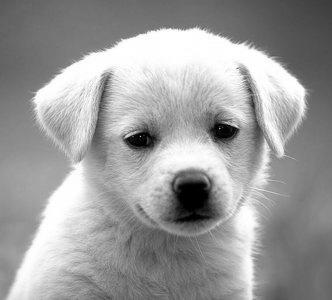
#> input picture Experiment 4 - Solutions by students/omdeep_katariya/grayscale_img.jpg, 332 x 300 px
$ python main.py
#> lines starting #> are read from the running program, lines starting #| are printed output that depends on the picture
import cv2
import numpy as np
import matplotlib.pyplot as plt

# Step 1: Load image in grayscale
image = cv2.imread("grayscale_img.jpg", cv2.IMREAD_GRAYSCALE)
#> image is the input picture: shape (300, 332); min 0, max 255, mean 155.7

if image is None:
    print("Image not found!")
    exit()

# Step 2: Compute DFT
dft = cv2.dft(np.float32(image), flags=cv2.DFT_COMPLEX_OUTPUT)

# Step 3: Shift zero frequency to the center
dft_shift = np.fft.fftshift(dft)

# Step 4: Calculate magnitude spectrum
magnitude = cv2.magnitude(dft_shift[:, :, 0], dft_shift[:, :, 1])
magnitude_spectrum = 20 * np.log(magnitude + 1)
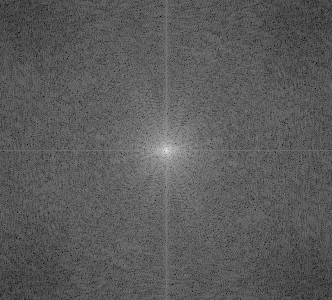
#> magnitude_spectrum: shape (300, 332) float32; min 48.12, max 331.1, mean 149.3; drawn with min black and max white

# Image dimensions
rows, cols = image.shape
#> rows = 300; cols = 332
crow, ccol = rows // 2, cols // 2
#> crow = 150; ccol = 166

# Create distance matrix
y, x = np.ogrid[:rows, :cols]
#> y = 300 values from 0 to 299
distance = np.sqrt((x - ccol) ** 2 + (y - crow) ** 2)

# Step 5: Low-Pass Filter
radius = 50

low_pass_mask = np.zeros((rows, cols), np.float32)
low_pass_mask[distance <= radius] = 1

low_pass = dft_shift * low_pass_mask[:, :, np.newaxis]

# Step 6: High-Pass Filter
high_pass_mask = np.ones((rows, cols), np.float32)
high_pass_mask[distance <= radius] = 0

high_pass = dft_shift * high_pass_mask[:, :, np.newaxis]

# Step 7: Inverse Fourier Transform - Low Pass
low_pass_shift = np.fft.ifftshift(low_pass)
low_pass_image = cv2.idft(low_pass_shift)
low_pass_image = cv2.magnitude(
    low_pass_image[:, :, 0],
    low_pass_image[:, :, 1]
)
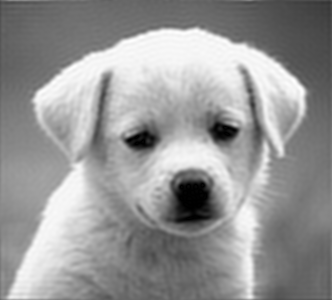
#> low_pass_image: shape (300, 332) float32; min 366, max 26261938, mean 15512182; drawn with min black and max white

# Normalize low-pass image
low_pass_image = cv2.normalize(
    low_pass_image,
    None,
    0,
    255,
    cv2.NORM_MINMAX
).astype(np.uint8)

# Inverse Fourier Transform - High Pass
high_pass_shift = np.fft.ifftshift(high_pass)
high_pass_image = cv2.idft(high_pass_shift)
high_pass_image = cv2.magnitude(
    high_pass_image[:, :, 0],
    high_pass_image[:, :, 1]
)
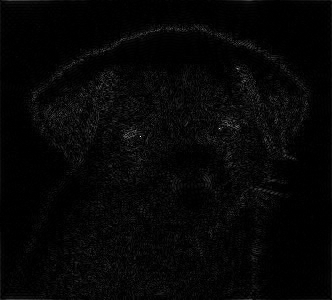
#> high_pass_image: shape (300, 332) float32; min 1.57, max 17226634, mean 443522.1; drawn with min black and max white

# Normalize high-pass image
high_pass_image = cv2.normalize(
    high_pass_image,
    None,
    0,
    255,
    cv2.NORM_MINMAX
).astype(np.uint8)

# Save output images
cv2.imwrite("original.jpg", image)
cv2.imwrite("frequency_spectrum.jpg", magnitude_spectrum.astype(np.uint8))
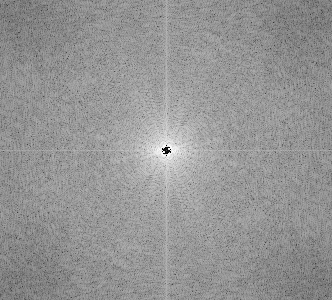
#> saved as frequency_spectrum.jpg: shape (300, 332); min 0, max 255, mean 148.7
cv2.imwrite("low_pass.jpg", low_pass_image)
cv2.imwrite("high_pass.jpg", high_pass_image)

# Step 8: Compare all results
plt.figure(figsize=(12, 8))

plt.subplot(2, 2, 1)
plt.imshow(image, cmap="gray")
plt.title("Original Image")
plt.axis("off")

plt.subplot(2, 2, 2)
plt.imshow(magnitude_spectrum, cmap="gray")
plt.title("Frequency Spectrum")
plt.axis("off")

plt.subplot(2, 2, 3)
plt.imshow(low_pass_image, cmap="gray")
plt.title("Low-Pass Filtered Image")
plt.axis("off")

plt.subplot(2, 2, 4)
plt.imshow(high_pass_image, cmap="gray")
plt.title("High-Pass Filtered Image")
plt.axis("off")

plt.tight_layout()
plt.show()

# Step 9: Display basic analysis
print("Frequency Domain Filtering completed.")
print("Low-pass filtering reduces high-frequency components and smooths the image.")
print("High-pass filtering removes low-frequency components and highlights edges and fine details.")

# Step 10: Observations
print("\nObservations:")
print("1. The original image contains both low and high frequency components.")
print("2. The frequency spectrum shows the distribution of image frequencies.")
print("3. Low-pass filtering produces a smoother image and reduces noise.")
print("4. High-pass filtering highlights edges and fine details.")
print("5. Frequency domain filtering is useful for image enhancement and noise reduction.")
